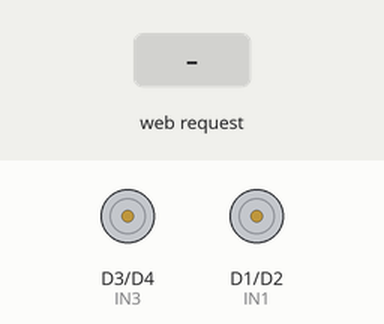
The sketch below on a simulated ESP8266 (NodeMCU). Parts: motor-driver pin pairs drawn as motors (green arrow = first pin HIGH = forward, orange = second pin HIGH = backward, longer = more drive). Inputs (shaded band) come from the test bench. WiFi joins after 1.5 s; servers stay silent unless stated.

Above: at 2.7 s.
2.8 s: HTTP request GET /control?cmd=FWD received
At 3.4 s:
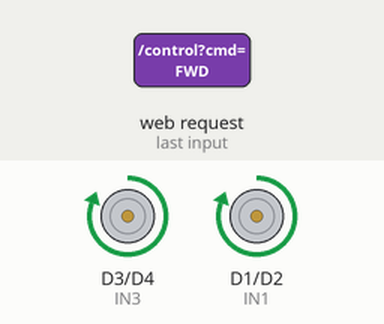
4.3 s: HTTP request GET /control received
At 4.6 s:
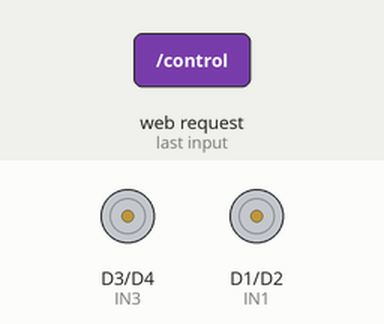
Timing chart, 0 to 7.3 s (numbered marks = the images above; inputs shaded):
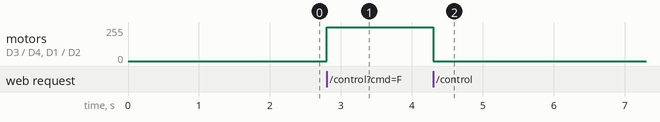

Measured:
- after the input at 2.8 s, motor on D3 (IN3) / D4 (IN4), motor on D1 (IN1) / D2 (IN2): stopped → forward 255/255 at once
- after the input at 4.3 s, motor on D3 (IN3) / D4 (IN4), motor on D1 (IN1) / D2 (IN2): forward 255/255 → stopped at once

The sketch:

esp_final_bot_gui.ino
```cpp
#include <ESP8266WiFi.h>
#include <ESP8266WebServer.h>

const char* ssid = "YOUR_WIFI";
const char* password = "YOUR_PASS";

ESP8266WebServer server(80);

#define IN1 D1
#define IN2 D2
#define IN3 D3
#define IN4 D4

void forward(){
 digitalWrite(IN1,HIGH); digitalWrite(IN2,LOW);
 digitalWrite(IN3,HIGH); digitalWrite(IN4,LOW);
}

void stopBot(){
 digitalWrite(IN1,LOW); digitalWrite(IN2,LOW);
 digitalWrite(IN3,LOW); digitalWrite(IN4,LOW);
}

void handle(){
 String cmd = server.arg("cmd");
 if(cmd=="FWD") forward();
 else stopBot();
 server.send(200,"text/plain","OK");
}

void setup(){
 pinMode(IN1,OUTPUT); pinMode(IN2,OUTPUT);
 pinMode(IN3,OUTPUT); pinMode(IN4,OUTPUT);

 WiFi.begin(ssid,password);
 while(WiFi.status()!=WL_CONNECTED) delay(500);

 server.on("/control",handle);
 server.begin();
}

void loop(){
 server.handleClient();
}
```
